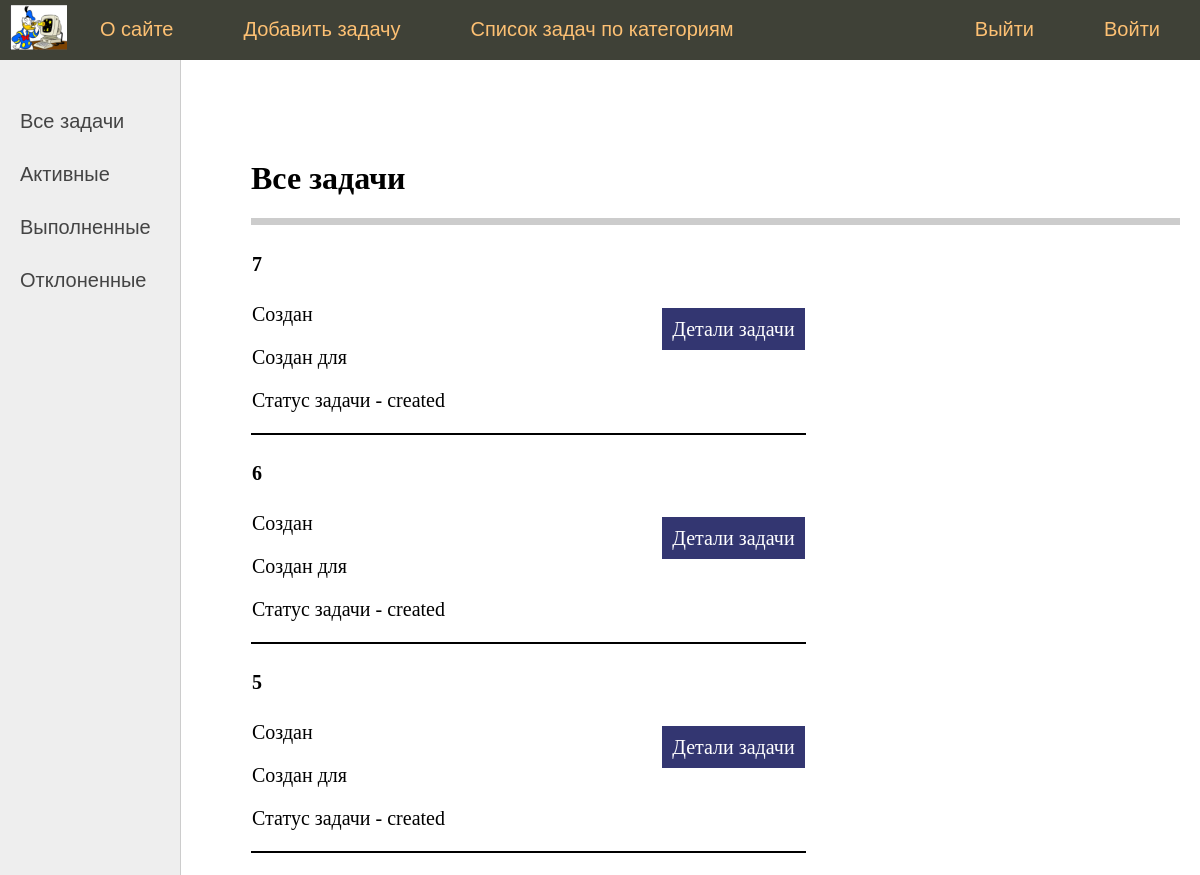
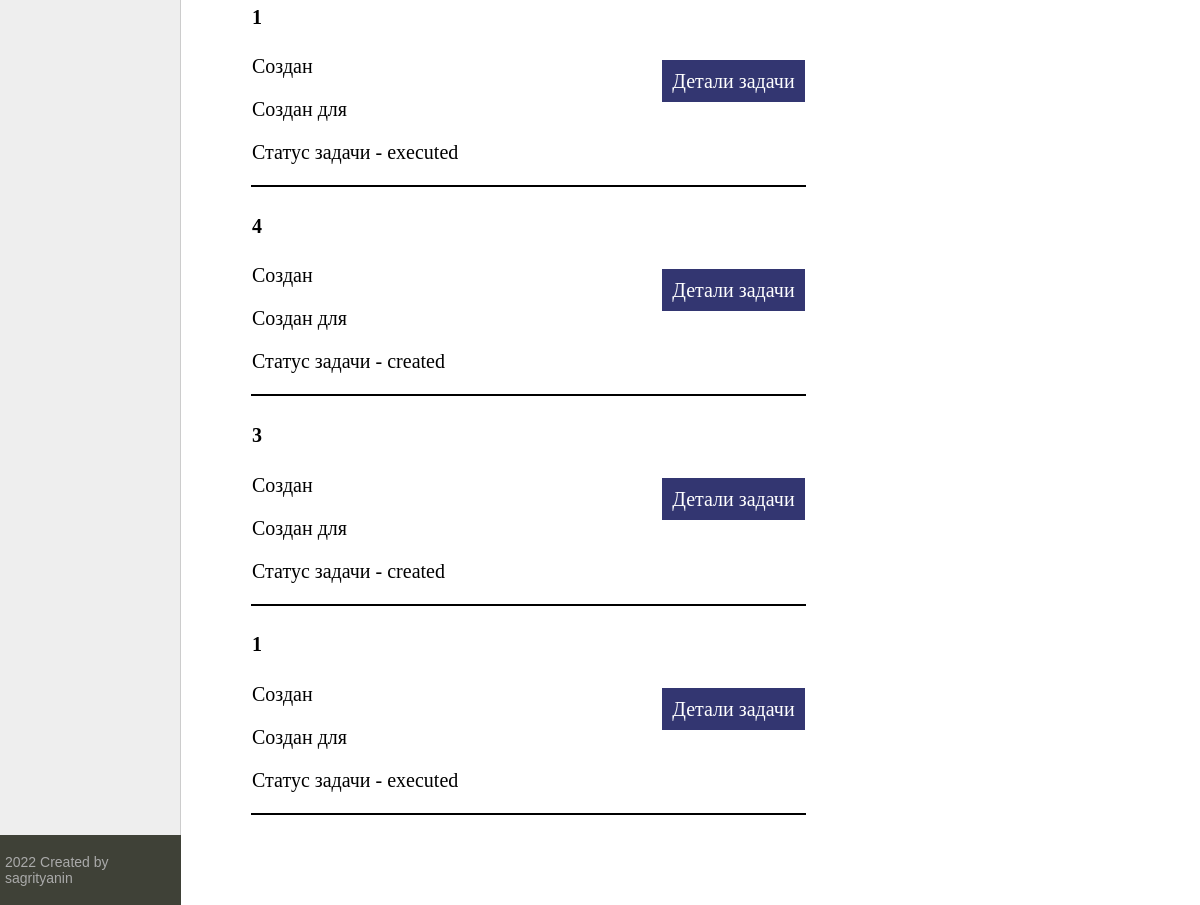
Screenshot of /tasks/all/ (signed in) with the database file from the repository (2 pictures, top to bottom).
### tasks/models.py (models this page shows, shortened)
class TimeStampMixin(models.Model):
    time_created = models.DateTimeField(auto_now_add=True)
    time_updated = models.DateTimeField(auto_now=True)
    class Meta:
        abstract = True

class UUINMixin(models.Model):
    id = models.UUIDField(primary_key=True, default=uuid.uuid4, editable=False)
    class Meta:
        abstract = True

class Task(TimeStampMixin, UUINMixin):
    title = models.CharField(verbose_name=_('title'), max_length=255)
    note = models.TextField(verbose_name=_('note'), blank=True)
    is_visible = models.BooleanField(verbose_name=_('is_visible'), default=True)
    status = models.TextField(verbose_name=_("Status"), choices=Status.choices, null=False, default="created")
    creator = models.ForeignKey("Person", verbose_name=_("creator"), on_delete=models.CASCADE,
                                related_name="creator", blank=True)
    executor = models.ForeignKey("Person", verbose_name=_('executor'), on_delete=models.CASCADE,
                                 related_name="executor")
    class Meta:
        db_table = "task"
        indexes = [models.Index(fields=["status", "creator_id", "executor_id"])]
        verbose_name = _("Task")
        verbose_name_plural = _("Tasks")

### tasks/views.py (the view)
# urls.py: path('', include('tasks.urls'))
@login_required(login_url="/about/")
def tasks(request, category):
    if category == "all":
        tasks = Task.objects.all().order_by("-time_updated")
    elif category not in status:
        return HttpResponse("Заданная категория задач отсутствует")
    else:
        tasks = Task.objects.filter(status=category).order_by("-time_updated")
    context = {
        "tasks": tasks,
        "menu": menu,
        "title": status[category]
    }
    return render(request, "tasks/tasks.html", context=context)

### tasks/templates/tasks/tasks.html
{% extends 'tasks/base.html' %}
{% block content %}
<h1>{{title}}</h1>
<ul class="list-articles">
    <table>
    {% for t in tasks %}
         <li class="list-articles">
            <tr class="firstLine">
                <td colspan="100%"> <h4>{{t.title}}</h4>
                    <p>Создан {{t.creator}}</p>
                    <p>Создан для {{t.executor}}</p>
                    <p>Статус задачи -  {{t.status}}</p>
                 </td>
                 <td style="width:200px"></td>
                 <td><div class="clear"></div>
			<p class="link-read-post"><a href="/task/{{t.id}}">Детали задачи</a></p></td>
            </tr>
         </li>
         {% endfor %}
</table>
</ul>
{% endblock %}

### tasks/templates/tasks/base.html (shortened to what this page needs)
{% load static %}
<!DOCTYPE html>
<html>
<head>
    <link type="text/css" href="{% static 'tasks/css/styles.css' %}" rel="stylesheet" />
</head>
<body>
<table class="table-page" border=0 cellpadding="0" cellspacing="0">
<tr><td valign=top>
{% block mainmenu %}
		<div class="header">
			<ul id="mainmenu" class="mainmenu">
			<li class="logo"><a href="#"><div class="logo"></div></a></li>
	{% for m in menu %}
         {% if forloop.revcounter > 2 %}
                            <li><a href="{{m.url_name}}">{{m.title}}</a></li>
         {% else %}
                            <li class="last"><a href="{{m.url_name}}">{{m.title}}</a></li>
         {% endif %}
	{% endfor %}
			</ul>
		</div>
{% endblock mainmenu %}
<table class="table-content" border=0 cellpadding="0" cellspacing="0">
<tr>
	<td valign="top" class="left-chapters">
	<ul id="leftchapters">
		<li><a href="/tasks/all/">Все задачи</a></li>
		<li><a href="/tasks/created/">Активные</a></li>
		<li><a href="/tasks/executed/">Выполненные</a></li>
		<li><a href="/tasks/deprecated/">Отклоненные</a></li>
	</ul>
    </td>
</td>
<td valign="top" class="content">
<div class="content-text">
    {% block content %}
{% endblock %}
</div>
<tr><td valign=top>
	<div id="footer">
		<p>2022 Created by sagrityanin</p>
	</div>
</td></tr></table>
</body>
</html>

### tasks/static/tasks/css/styles.css (style rules this page uses)
table { border-collapse: collapse; }
.firstLine td { border-bottom: 2px solid black; }
html, body { font-family: 'Arial'; margin: 0; padding: 0; height: 100%; width: 100%; color: #444; }
a { color: #0059b2; text-decoration: none; }
p.link-read-post { text-align: right; }
p.link-read-post a { padding: 10px; min-width: 100px; background: #333671; color: #fff; text-decoration: none; }
ul.list-articles { list-style: none; margin: 0; padding: 0; }
ul.list-articles li { border-bottom: 1px solid #ccc; }
.table-page { width: 100%; height: 100%; vertical-align: top; }
.table-page tr { height: 100%; }
.header { background: #3F4137; height: 60px; }
.logo { background: url('../images/logo.png') no-repeat 10px 5px; width: 70px; height: 60px; }
ul.mainmenu { list-style: none; margin: 0; padding: 0; height: 60px; color: #fdc073; font-size: 20px; overflow: hidden; }
ul.mainmenu li { float: left; margin: 18px 40px 0 30px; }
ul.mainmenu li.logo { margin: 0; }
ul.mainmenu li.last { float: right; }
ul.mainmenu li a { color: #fdc073; text-decoration: none; }
.table-content { width: 100%; min-height: 100%; height: 100%; }
.left-chapters { margin: 0; background: #eee; border-right: 1px solid #ccc; min-height: 80%; }
.left-chapters ul { width: 150px; min-height: 80%; margin: 0; padding: 20px 10px 10px 20px; list-style: none; font-size: 20px; }
.left-chapters ul li { margin: 30px 0 0 0; color: #999; }
.left-chapters ul li a { color: #444; text-decoration: none; }
.content { padding: 40px 20px 20px 40px; width: 100%; box-sizing: border-box; }
.content-text { margin: 60px 0 0 30px; color: #000; font-size: 20px; font-family: Yandex Sans Display Light; }
.content-text h1 { font-size: 32px; }
#footer { box-sizing: border-box; background: #3F4137; padding: 5px; color: #aaa; font-size: 14px; font-family: Verdana, Geneva, Arial, Helvetica; text-align: left; overflow: hidden; }

### rows the page displays
Task: title "7", status "created"
Task: title "6", status "created"
Task: title "5", status "created"
Task: title "1", status "executed"
Task: title "4", status "created"
Task: title "3", status "created"
Task: title "1", status "executed"

### other values shown
{{ m.title }} "О сайте" "Добавить задачу" "Список задач по категориям"
{{ m.title }} "Войти" "Выйти"
{{ title }} "Все задачи"
